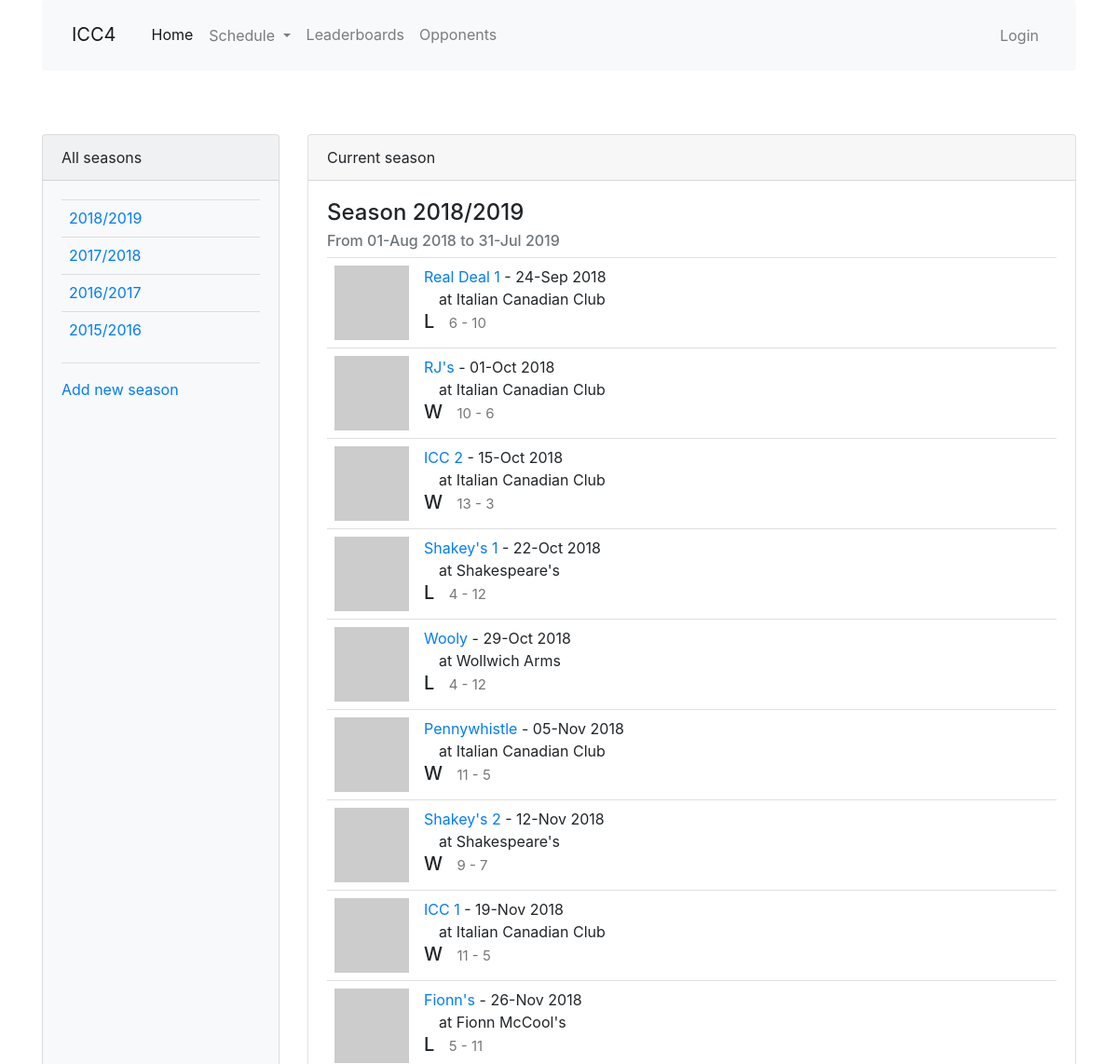
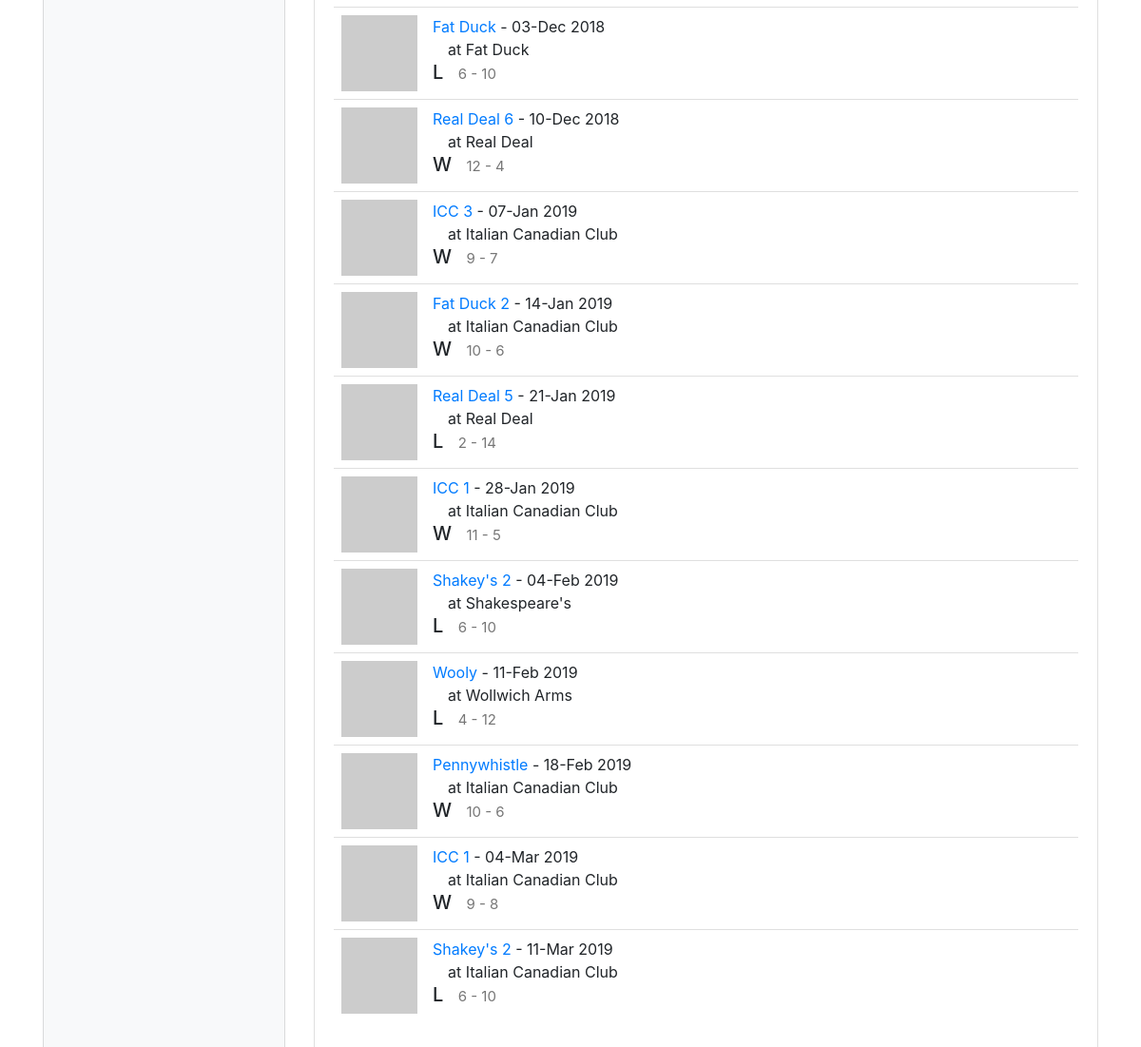
The app's page /schedule with its own data (2 pictures, top to bottom).
### app/models.py (models this page shows, shortened)
class Season(db.Model):
    id = db.Column(db.Integer, primary_key=True)
    season_name = db.Column(db.String(64), index=True, unique=True)
    start_date = db.Column(db.Date, index=True)
    end_date = db.Column(db.Date, index=True)
    matches = db.relationship('Match', back_populates='season', lazy='dynamic')

class Match(db.Model):
    id = db.Column(db.Integer, primary_key=True)
    opponent_id = db.Column(db.Integer, db. ForeignKey('team.id'))
    opponent = db.relationship('Team', back_populates='matches')
    date = db.Column(db.Date, index=True, default=date.today())
    location = db.Column(db.String(64))
    home_away = db.Column(db.String(32), index=True)
    match_type = db.Column(db.String(32), index=True)
    games = db.relationship('Game', back_populates='match', lazy='dynamic')
    team_score = db.Column(db.Integer, index=True)
    opponent_score = db.Column(db.Integer, index=True)
    win = db.Column(db.Boolean, index=True, default=None)
    overtime = db.Column(db.Boolean, index=True, default=False)
    match_summary = db.Column(db.String(512))
    food = db.Column(db.String(128))
    season_id = db.Column(db.Integer, db. ForeignKey('season.id'))
    season = db.relationship('Season', back_populates='matches')
    match_stats = db.relationship('MatchStats', uselist=False, back_populates='match')
    high_scores = db.relationship('HighScore', back_populates='match', lazy='dynamic')
    low_scores = db.relationship('LowScore', back_populates='match', lazy='dynamic')

class Team(db.Model):
    id = db.Column(db.Integer, primary_key=True)
    name = db.Column(db.String(64), index=True, unique=True)
    home_location = db.Column(db.String(64), index=True)
    address = db.Column(db.String(128), index=True)
    matches = db.relationship('Match', back_populates='opponent', lazy='dynamic')
    def avatar(self, size):
        digest = md5(self.name.lower().encode('utf-8')).hexdigest()
        return 'https://www.gravatar.com/avatar/{}?d=identicon&s={}'.format(
            digest, size)

### app/main/routes.py (the view)
@bp.route('/schedule',  methods=['GET', 'POST'], defaults={'id': None})
@bp.route('/schedule/<id>',  methods=['GET', 'POST'])
def schedule(id):
    if id is None:
        season = season_from_date(date.today())
    else:
        season = Season.query.filter_by(id=id).first_or_404()
    all_seasons = Season.query.all()
    matches = Match.query.filter_by(season=season).order_by(Match.date).all()
    return render_template('schedule.html', season=season, matches=matches, all_seasons=all_seasons)

### app/main/routes.py (called while the page is built)
@bp.before_request
def before_request():
    g.all_seasons = Season.query.all()

### app/models.py (called while the page is built)
def season_from_date(date):
    season = Season.query.filter(Season.start_date <= date).filter(Season.end_date >= date).first()
    if season is None:
        season = Season.query.order_by(Season.end_date.desc()).first()
    return season

### app/templates/schedule.html (shortened to what this page needs)
{% extends "base.html" %}
{% import 'bootstrap/wtf.html' as wtf %}
{% block app_content %}
<div class="row">
  <div class="col-md-3">
    <div class="card h-100 bg-light">
      <div class="card-header">All seasons</div>
      <div class="card-body">
        <table class="table table-hover">
        {% for season in all_seasons %}
          <tr>
            <td>
            <a href="{{ url_for('main.schedule', id=season.id) }}">{{ season.season_name }}</a>
          </td>
          </tr>
        {% endfor %}
        </table>
        <hr>
        <a href="{{ url_for('main.match_edit') }}">Add new season</a>
      </div>
    </div>
  </div>
  <div class="col-md-9">
    <div class="card h-100">
      <div class="card-header">Current season</div>
      <div class="card-body">
        {% if season %}
        <h4 class="card-title">Season {{ season.season_name }}</h4>
        <h6 class="card-subtitle mb-2 text-muted">From {{ season.start_date.strftime('%d-%b %Y') }} to {{ season.end_date.strftime('%d-%b %Y') }}</h6>
        {% endif %}
        <div class="table">
        {% for match in matches %}
          {% include '_match.html' %}
        {% endfor %}
        </div>
      </div>
    </div>
  </div>
</div>
{% endblock %}

### app/templates/base.html (shortened to what this page needs)
{% extends 'bootstrap/base.html' %}
{% block head %}
{{super()}}
  <link href="https://stackpath.bootstrapcdn.com/bootstrap/4.3.1/css/bootstrap.min.css" rel="stylesheet">
  <link rel="stylesheet" type="text/css" href="https://cdn.datatables.net/1.10.19/css/jquery.dataTables.css">
  <link rel="stylesheet" href="https://use.fontawesome.com/releases/v5.6.1/css/all.css">
  <link rel="stylesheet" href="{{ url_for('static', filename='css/main.css') }}">
{% endblock %}
{% block navbar %}
<div class="container">
<nav class="navbar navbar-expand-md navbar-light bg-light">
  <a class="navbar-brand mt-2 mr-auto" href="{{ url_for('main.index') }}">ICC4</a>
  <div class="collapse navbar-collapse" id="navbarTogglerDemo02">
    <ul class="navbar-nav mr-auto mt-2 mt-lg-0">
      <li class="nav-item active">
        <a class="nav-link" href="{{ url_for('main.index') }}">Home<span class="sr-only">(current)</span></a>
      </li>
      <li class="nav-item dropdown">
          <a class="btn nav-link dropdown-toggle" href="{{ url_for('main.schedule') }}" role="button" id="dropdownMenuLink" data-toggle="dropdown" aria-haspopup="true" aria-expanded="false">
            Schedule
          </a>
      </li>
      <li class="nav-item">
        <a class="nav-link" href="{{ url_for('main.leaderboard') }}">Leaderboards</a>
      </li>
      <li class="nav-item">
        <a class="nav-link" href="{{ url_for('main.opponent') }}">Opponents</a>
      </li>
    </ul>
    <ul class="navbar-nav mt-2 mt-lg-0">
    {% if current_user.is_anonymous %}
      <li class="nav-item">
        <a class="nav-link" href="{{ url_for('auth.login') }}">Login</a>
      </li>
    {% endif %}
    </ul>
  </div>
</nav>
</div>
{% endblock %}
{% block content %}
<div class="container">
    {% block app_content %}{% endblock %}
  </div>
{% endblock %}

### app/templates/_match.html (shortened to what this page needs)
<div class="match-card">
    <div class="team-avatar">
        <img src="{{ match.opponent.avatar(70) }}">
    </div>
    <div class="team-info">
        <a href="{{ url_for('main.opponent', id=match.opponent_id) }}">
            {{ match.opponent.name }}
        </a>
        - {{ match.date.strftime('%d-%b %Y') }}
        <br>
        {% if match.home_away == 'away' %}
        &emsp;at {{ match.opponent.home_location }}
        {% else %}
        &emsp;at Italian Canadian Club
        {% endif %}
        {% if match.win != None %}
        <h5>{% if match.win == True %}W{% else %}L{% endif %}&ensp;
            <small>{{ match.team_score }} - {{ match.opponent_score }}</small>
        </h5>
        {% else %}
        <h5>&ensp;</h5>
        {% endif %}
    </div>
</div>

### app/static/css/main.css (style rules this page uses)
html { font-size: 100%; }
.match-card { border-top: 1px solid rgba(0,0,0,.125); text-decoration: none; display: block; position:relative; }
.team-avatar { display: inline-block; float: left; padding: 8px; }
.team-info { display:inline-block; padding: 8px; z-index: 2; position:relative; }

### records on screen
Season: season_name "2018/2019", start_date "01-Aug 2018", end_date "31-Jul 2019"
Season: season_name "2017/2018"
Season: season_name "2016/2017"
Season: season_name "2015/2016"
Match: opponent.name "Real Deal 1", date "24-Sep 2018", home_away "at Italian Canadian Club", win "L", team_score "6", opponent_score "10"
Match: opponent.name "RJ's", date "01-Oct 2018", home_away "at Italian Canadian Club", win "W", team_score "10", opponent_score "6"
Match: opponent.name "ICC 2", date "15-Oct 2018", opponent.home_location "Italian Canadian Club", win "W", team_score "13", opponent_score "3"
Match: opponent.name "Shakey's 1", date "22-Oct 2018", opponent.home_location "Shakespeare's", win "L", team_score "4", opponent_score "12"
Match: opponent.name "Wooly", date "29-Oct 2018", opponent.home_location "Wollwich Arms", win "L", team_score "4", opponent_score "12"
Match: opponent.name "Pennywhistle", date "05-Nov 2018", home_away "at Italian Canadian Club", win "W", team_score "11", opponent_score "5"
Match: opponent.name "Shakey's 2", date "12-Nov 2018", opponent.home_location "Shakespeare's", win "W", team_score "9", opponent_score "7"
Match: opponent.name "ICC 1", date "19-Nov 2018", home_away "at Italian Canadian Club", win "W", team_score "11", opponent_score "5"
Match: opponent.name "Fionn's", date "26-Nov 2018", opponent.home_location "Fionn McCool's", win "L", team_score "5", opponent_score "11"
Match: opponent.name "Fat Duck", date "03-Dec 2018", opponent.home_location "Fat Duck", win "L", team_score "6", opponent_score "10"
Match: opponent.name "Real Deal 6", date "10-Dec 2018", opponent.home_location "Real Deal", win "W", team_score "12", opponent_score "4"
Match: opponent.name "ICC 3", date "07-Jan 2019", home_away "at Italian Canadian Club", win "W", team_score "9", opponent_score "7"
Match: opponent.name "Fat Duck 2", date "14-Jan 2019", home_away "at Italian Canadian Club", win "W", team_score "10", opponent_score "6"
Match: opponent.name "Real Deal 5", date "21-Jan 2019", opponent.home_location "Real Deal", win "L", team_score "2", opponent_score "14"
Match: opponent.name "ICC 1", date "28-Jan 2019", opponent.home_location "Italian Canadian Club", win "W", team_score "11", opponent_score "5"
Match: opponent.name "Shakey's 2", date "04-Feb 2019", opponent.home_location "Shakespeare's", win "L", team_score "6", opponent_score "10"
Match: opponent.name "Wooly", date "11-Feb 2019", opponent.home_location "Wollwich Arms", win "L", team_score "4", opponent_score "12"
Match: opponent.name "Pennywhistle", date "18-Feb 2019", home_away "at Italian Canadian Club", win "W", team_score "10", opponent_score "6"
Match: opponent.name "ICC 1", date "04-Mar 2019", opponent.home_location "Italian Canadian Club", win "W", team_score "9", opponent_score "8"
Match: opponent.name "Shakey's 2", date "11-Mar 2019", home_away "at Italian Canadian Club", win "L", team_score "6", opponent_score "10"
